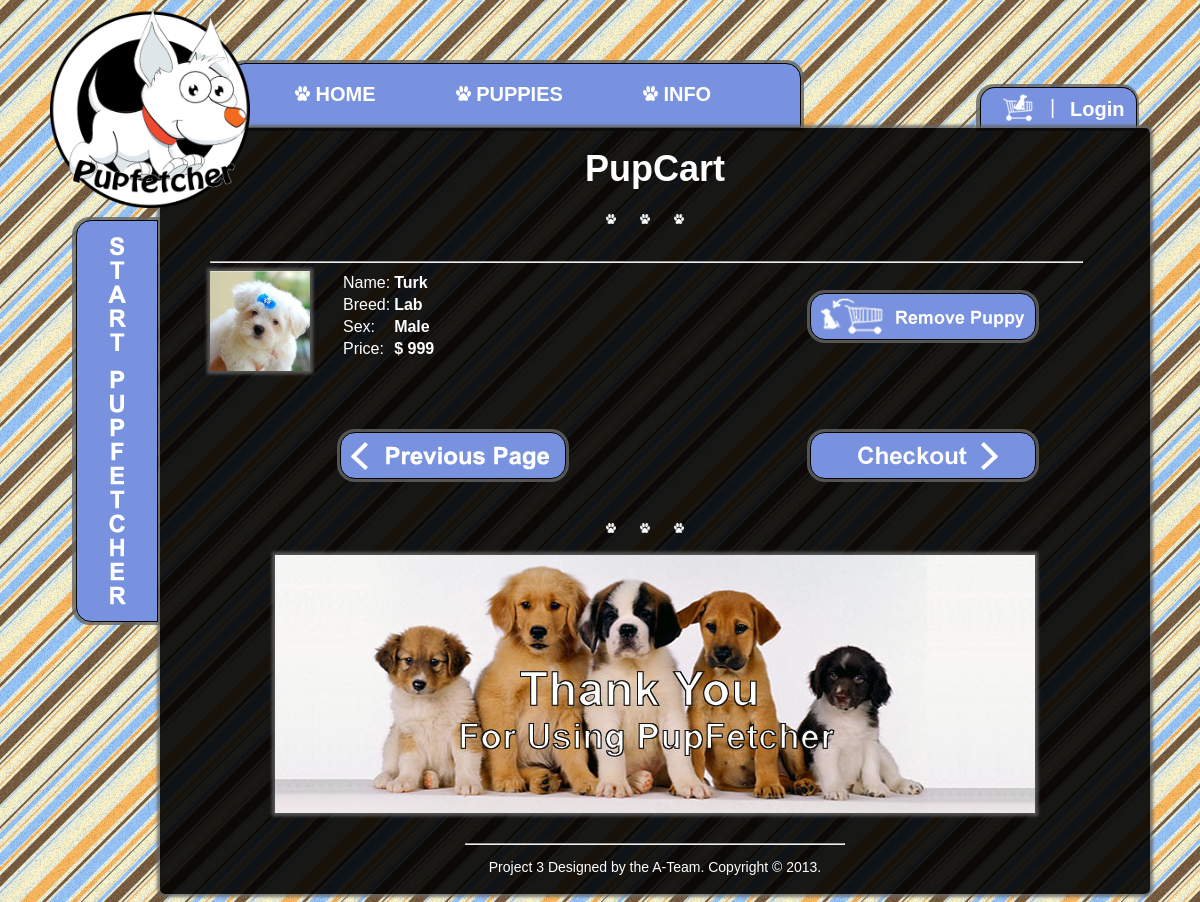
The page /pupCart.php?id=1 on the database as committed earlier.
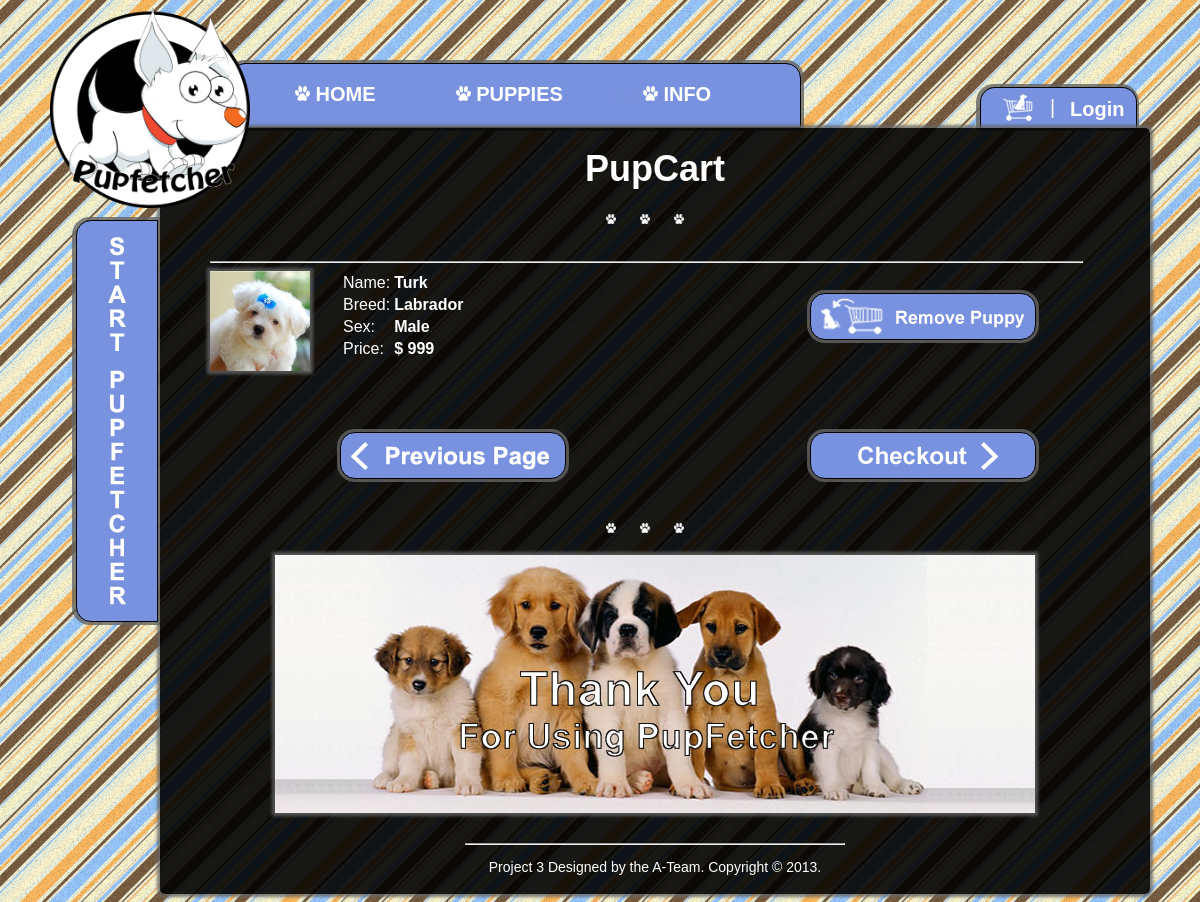
The same page on the database as committed later.
### tables this page shows
CREATE TABLE `puppies` (
  `puppy_id` int(10) NOT NULL,
  `name` varchar(50) NOT NULL,
  `breed` varchar(100) NOT NULL,
  `sex` varchar(10) NOT NULL,
  `size` varchar(20) NOT NULL,
  `birthday` varchar(15) NOT NULL,
  `location` varchar(50) NOT NULL,
  `price` varchar(10) NOT NULL,
  `vaccination` int(1) NOT NULL,
  `img_name` varchar(100) NOT NULL
);

### pupCart.php (the view, shortened to what this page needs)
<!DOCTYPE html PUBLIC "-//W3C//DTD XHTML 1.0 Transitional//EN" "http://www.w3.org/TR/xhtml1/DTD/xhtml1-transitional.dtd">
<html xmlns="http://www.w3.org/1999/xhtml">
<head>
<link rel="stylesheet" type="text/css" href="css/style.css">
<link rel="stylesheet" type="text/css" href="css/pupInfo.css">
</head>
<body>
<div class="container">
<?php
include("navBar.php");
if (!isset($_SESSION['myusername']))
	{
		include("login.php");
	}
	else
	{
		include("logoutbutton.php");
	}
?>
  <div class="content">
     <div class="title">
            PupCart
          </div>
     <div class="paws">
     <img src="img/paw.png" name="paw" width="10" height="10" class="paw"/>
     <img src="img/paw.png" name="paw" width="10" height="10" class="paw"/>
     <img src="img/paw.png" name="paw" width="10" height="10" class="paw"/>
     </div>
<div class="puplist">
    <?php
      if (isset($_SESSION['cart']) && !empty($_SESSION['cart']))
      {
        $session = $_SESSION;
        $queries = array();
        $i = 0;
        foreach ($session['cart'] as $key=>$value)
        {
          $queries[$i] = "SELECT * FROM `puppies` WHERE `puppy_id` = '" . $value . "'";
  		$blah = mysql_query($queries[$i]);
  		while($puppy = mysql_fetch_assoc($blah))
        {
          $puppy_id = $puppy['puppy_id'];
          $pupName = $puppy['name'];
          $breed = $puppy['breed'];
          $sex = $puppy['sex'];
          $price = $puppy['price'];
          $img = $puppy['img_name'];
          echo "<hr>";
          echo "<div class='puppic'>";
            echo"<a href='pupInfo.php?id=" . $puppy_id . "'><img src='$img' alt='Puppy image' width='100' height='100'/></a>";
          echo "</div>";
          echo "<div class='puppy-list'>";
            echo "<table>";
              echo "<tr><td>Name:</td><td><b>$pupName</b></td></tr>";
              echo "<tr><td>Breed:</td><td><b>$breed</b></td></tr>";
              echo "<tr><td>Sex:</td><td><b>$sex</b></td></tr>";
              echo "<tr><td>Price:</td><td><b>$$price</b></td></tr>";
            echo "</table>";
          echo "</div>";
  		    echo "<div class='infoButtons3'>";
  		      echo"<a href='remove.php?puppy_id=".$puppy_id."'> <img src='img/pupcart3.png' /></a>";
  		    echo "</div>";
        }
  	  $i++;
        }
        echo "<br><br>";
      ?>
  <?php
  	echo "<div class='previousButton'>";
  		echo "<a href='javascript:javascript:history.go(-1)'><img src='img/previous.png'/></a>";
  		echo "</div>";
  		    echo "<div class='infoButtons3'>";
  		echo"<a href='checkout.php'> <img src='img/checkout.png'/></a>";
  		echo "</div>";
    }
      ?>
</div>
 <div class="paws">
  <img src="img/paw.png" name="paw" width="10" height="10" class="paw"/>
  <img src="img/paw.png" name="paw" width="10" height="10" class="paw"/>
  <img src="img/paw.png" name="paw" width="10" height="10" class="paw"/>
  </div>
     <br />
  <div class="bottomPic">
   <img src="img/puppic/gather.jpg" name="paw" />
  </div>
  <div class="footer">
  <hr/>
     <p>Project 3 Designed by the A-Team. Copyright &copy; 2013.</p>
    </div>
  </div>
<?php
include("sidebar.php");
?>
  </div>
  </body>
</html>

Rows that differ between the two databases and show on the page:
changed puppies "Turk": breed "Lab" → "Labrador"
